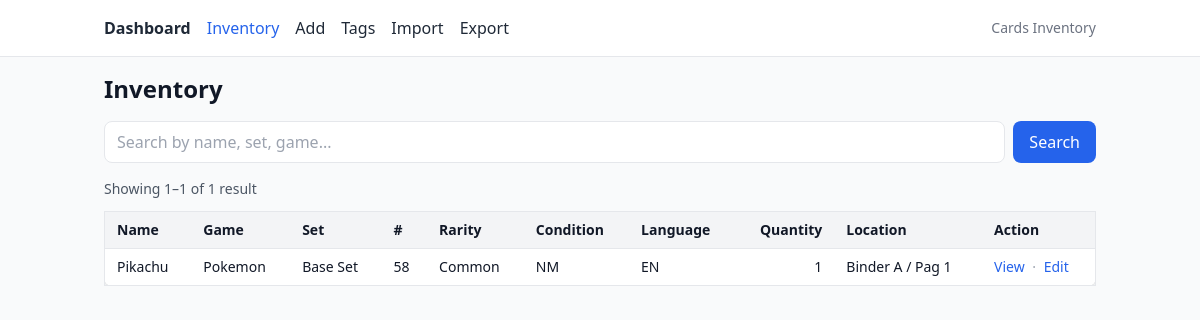
/items, run on an earlier commit of the app's database.
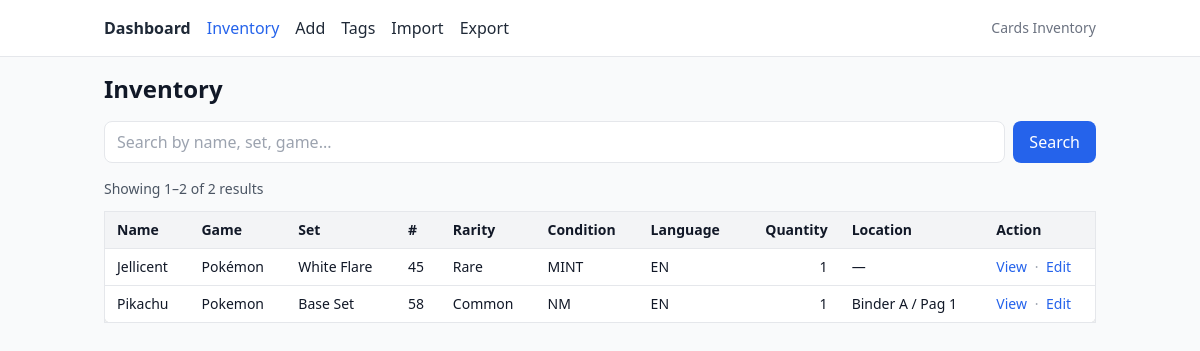
And on a later commit of the database.
### app/models/inventory.py (models this page shows)
class InventoryItem(SQLModel, table=True):
    __tablename__ = "inventoryitem"
    __table_args__ = (
        UniqueConstraint(
            "game", "set_code", "set_name", "number_set", "language", "condition", "variant",
            name="uq_item_variant"
        ),
    )
    id: Optional[int] = Field(default=None, primary_key=True)
    name: str = Field(index=True)
    game: str = Field(index=True)
    set_name: str = Field(index=True)
    set_code: Optional[str] = Field(default=None, index=True)
    number_set: int = Field(index=True)
    rarity: Rarity = Field(sa_column=Column(SAEnum(Rarity, name="rarity"), nullable=False))
    condition: Condition = Field(sa_column=Column(SAEnum(Condition, name="condition"), nullable=False))
    language: Language = Field(sa_column=Column(SAEnum(Language, name="language"), nullable=False))
    quantity: int = Field(default=0, ge=0, index=True)
    location: Optional[str] = None
    comercial_condition: ComercialCondition = Field(
        default=ComercialCondition.COLLECTION,
        sa_column=Column(SAEnum(ComercialCondition, name="comercial_condition"), nullable=False)
    )
    variant: Optional[str] = Field(default=None, index=True)
    notes: Optional[str] = None
    image_path: Optional[str] = None
    tags: list["Tag"] = Relationship(back_populates="items", link_model=ItemTag)

### app/routers/pages.py (the view)
@router.get("/items", response_class=HTMLResponse)
def items_page(
    request: Request,
    q: Optional[str] = Query(default=None, min_length=1),
    page: int = Query(default=1, ge=1),
    size: int = Query(default=20, ge=5, le=100),
    session: Session = Depends(get_session),
):
    filters = None
    if q:
        term = f"%{q.strip().lower()}%"
        filters = or_(
            func.lower(InventoryItem.name).like(term),
            func.lower(InventoryItem.set_name).like(term),
            func.lower(InventoryItem.game).like(term),
            func.lower(InventoryItem.variant).like(term),
            func.lower(InventoryItem.notes).like(term),
        )
    count_stmt = select(func.count()).select_from(InventoryItem)
    if filters is not None:
        count_stmt = count_stmt.where(filters)
    total: int = session.scalar(count_stmt)
    total_pages = max(1, (total + size - 1) // size)
    if page > total_pages:
        page = total_pages
    stmt = select(InventoryItem)
    if filters is not None:
        stmt = stmt.where(filters)
    stmt = (
        stmt.order_by(InventoryItem.name.asc(), InventoryItem.set_name.asc())
        .offset((page - 1) * size)
        .limit(size)
    )
    items = session.exec(stmt).all()
    display_from = 0 if total == 0 else (page - 1) * size + 1
    display_to = min(total, page * size)
    return templates.TemplateResponse(
        "items/list.html",
        {
            "request": request,
            "items": items,
            "q": q or "",
            "page": page,
            "size": size,
            "total": total,
            "total_pages": total_pages,
            "display_from": display_from,
            "display_to": display_to,
        },
    )

### app/templates/items/list.html (shortened to what this page needs)
{% extends "base.html" %}
{% block content %}
<h1 class="text-2xl font-bold mb-4">Inventory</h1>
<form method="get" action="{{ request.url_for('items_page') }}" class="mb-4 flex gap-2">
  <input
    type="text"
    name="q"
    value="{{ q }}"
    placeholder="Search by name, set, game..."
    class="flex-1 border rounded-lg px-3 py-2"
  />
  <button class="px-4 py-2 bg-blue-600 text-white rounded-lg">Search</button>
</form>
<div class="mb-3 text-sm text-gray-600">
  {% if total > 0 %}
    Showing {{ display_from }}–{{ display_to }} of {{ total }} result{{ 's' if total != 1 }}
  {% else %}
    No results found.
  {% endif %}
</div>
<div class="overflow-x-auto">
  <table class="min-w-full bg-white rounded-lg shadow border">
    <thead class="bg-gray-100 text-left text-sm">
      <tr>
        <th class="px-3 py-2">Name</th>
        <th class="px-3 py-2">Game</th>
        <th class="px-3 py-2">Set</th>
        <th class="px-3 py-2">#</th>
        <th class="px-3 py-2">Rarity</th>
        <th class="px-3 py-2">Condition</th>
        <th class="px-3 py-2">Language</th>
        <th class="px-3 py-2 text-right">Quantity</th>
        <th class="px-3 py-2">Location</th>
        <th class="px-3 py-2">Action</th>
      </tr>
    </thead>
    <tbody class="text-sm">
      {% for it in items %}
      <tr class="border-t">
        <td class="px-3 py-2 font-medium">{{ it.name }}</td>
        <td class="px-3 py-2">{{ it.game }}</td>
        <td class="px-3 py-2">{{ it.set_name }}</td>
        <td class="px-3 py-2">{{ it.number_set }}</td>
        <td class="px-3 py-2">{{ it.rarity.value }}</td>
        <td class="px-3 py-2">{{ it.condition.value }}</td>
        <td class="px-3 py-2">{{ it.language.value }}</td>
        <td class="px-3 py-2 text-right">{{ it.quantity }}</td>
        <td class="px-3 py-2">{{ it.location or '—' }}</td>
        <td class="px-3 py-2">
          <a href="#" class="text-blue-600 hover:underline">View</a>
          <span class="mx-1 text-gray-400">·</span>
          <a href="#" class="text-blue-600 hover:underline">Edit</a>
        </td>
      </tr>
      {% endfor %}
    </tbody>
  </table>
</div>
{% endblock %}

### app/templates/base.html (shortened to what this page needs)
<!doctype html>
<html lang="en">
<head>
  <script src="https://cdn.tailwindcss.com"></script>
</head>
<body class="min-h-screen bg-gray-50 text-gray-900">
  <header class="bg-white border-b">
    <nav class="max-w-5xl mx-auto flex flex-wrap items-center gap-4 p-4">
      <a href="{{ request.url_for('home') }}"
         class="font-semibold {{ 'text-blue-600' if request.url.path == '/' else 'text-gray-800 hover:text-blue-600' }}">
         Dashboard
      </a>
      <a href="/items" class="{{ 'text-blue-600' if request.url.path.startswith('/items') else 'text-gray-800 hover:text-blue-600' }}">Inventory</a>
      <a href="/items/new" class="{{ 'text-blue-600' if request.url.path == '/items/new' else 'text-gray-800 hover:text-blue-600' }}">Add</a>
      <a href="/tags" class="{{ 'text-blue-600' if request.url.path == '/tags' else 'text-gray-800 hover:text-blue-600' }}">Tags</a>
      <a href="/import" class="{{ 'text-blue-600' if request.url.path == '/import' else 'text-gray-800 hover:text-blue-600' }}">Import</a>
      <a href="/export" class="{{ 'text-blue-600' if request.url.path == '/export' else 'text-gray-800 hover:text-blue-600' }}">Export</a>
      <span class="ml-auto text-sm text-gray-500">Cards Inventory</span>
    </nav>
  </header>
  <main class="max-w-5xl mx-auto p-4">
    {% block content %}{% endblock %}
  </main>
</body>
</html>

What changed in the data, as far as the page shows it:
added InventoryItem: name "Jellicent", game "Pokémon", set_name "White Flare", number_set "45", rarity.value "Rare", condition.value "MINT", language.value "EN", quantity "1", location "—"
Also different on the page:
{{ display_to }}: "1" → "2"
{{ total }}: "1" → "2"
{{ 's' if total != 1 }}: (not shown) → "s"
